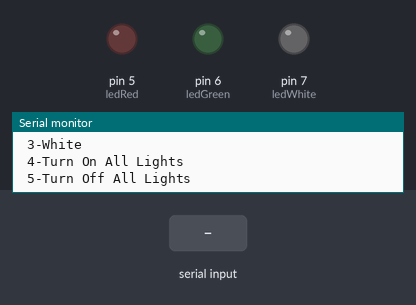
Simulated run of this sketch. Board: Arduino Uno, built with avr-gcc and run on an emulated ATmega328P. Shown: output pins drawn as LEDs (lit = HIGH), the last lines printed to the serial monitor. The test bench sets the inputs (shaded band).

Above: at 1.2 s.
1.3 s: "1\n" received over Serial
At 1.6 s:
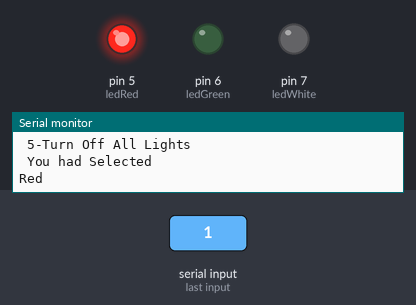
2.8 s: "2\n" received over Serial
At 3.9 s:
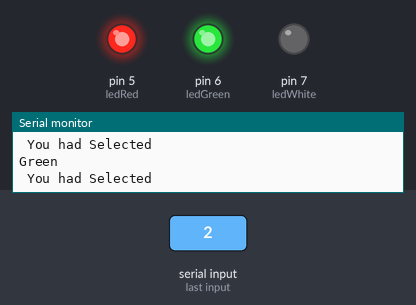
4.3 s: "3\n" received over Serial
At 5.1 s:
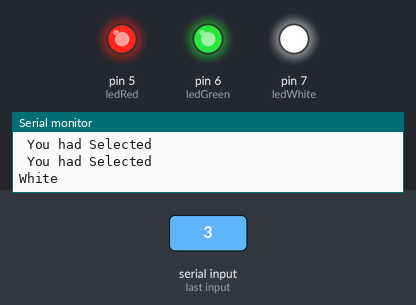
5.8 s: "1\n" received over Serial
At 6.2 s:
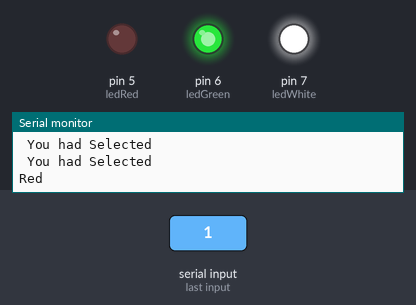
7.3 s: "2\n" received over Serial
At 8.6 s:
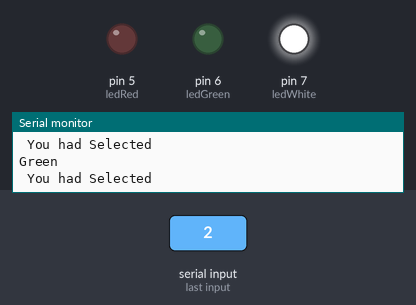
Timing chart, 0 to 9.8 s (numbered marks = the images above; inputs shaded):
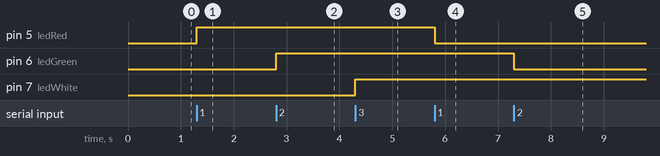

Measured:
- after the input at 1.3 s, pin 5 (ledRed): LOW → HIGH at once
- after the input at 2.8 s, pin 6 (ledGreen): LOW → HIGH at once
- after the input at 4.3 s, pin 7 (ledWhite): LOW → HIGH at once
- after the input at 5.8 s, pin 5 (ledRed): HIGH → LOW at once
- after the input at 7.3 s, pin 6 (ledGreen): HIGH → LOW at once

The sketch:

Serial_Print.ino
```cpp
int ledRed=5, ledGreen=6, ledWhite=7;
void setup() {
  // put your setup code here, to run once:

  Serial.begin(9600);
  pinMode(ledRed, OUTPUT);
  pinMode(ledGreen, OUTPUT);
  pinMode(ledWhite, OUTPUT);
  Serial.println("Welcome to the Arduino Workshop");
  Serial.println("\n Enter Choice \n 1-Red \n 2-Green \n 3-White \n 4-Turn On All Lights \n 5-Turn Off All Lights");
}

int choice;
bool on1=0,on2=0,on3=0;

void loop()

  {

    if(Serial.available())
      {

       choice=Serial.parseInt();
       Serial.println("\n You had Selected \t");
       if(choice==1)
       {
        Serial.print("Red");
       }
       if(choice==2)
       {
        Serial.print("Green");
       }
       if(choice==3)
       {
        Serial.print("White");
       }

       if(choice==4)
       {
        Serial.print("Turn On all the lights");
       }

       if(choice==5)
       {
        Serial.print("Turn Off All the Lights");
       }

      switch(choice){
      case 1:
          on1=!on1;
          if(on1)
           {
            digitalWrite(ledRed, HIGH);
           }
          else
           {
          digitalWrite(ledRed, LOW);
            }
          break;

       case 2:
          on2=!on2;
          if(on2)
          {
          digitalWrite(ledGreen, HIGH);
          }
          else
          {
          digitalWrite(ledGreen, LOW);
          }
          break;

      case 3:
          on3=!on3;
          if(on3)
          {
          digitalWrite(ledWhite, HIGH);
          }
          else
          {
          digitalWrite(ledWhite, LOW);
          }
          break;

        case 4:
          on1=!on1;
          on2=!on2;
          on3=!on3;
          if(on1,on2,on3)
          {
          digitalWrite(ledRed, HIGH);
          digitalWrite(ledGreen, HIGH);
          digitalWrite(ledWhite, HIGH);
          }

          break;

          case 5:
          digitalWrite(ledRed, LOW);
          digitalWrite(ledGreen, LOW);
          digitalWrite(ledWhite, LOW);
          break;
       }
     }

}
```
